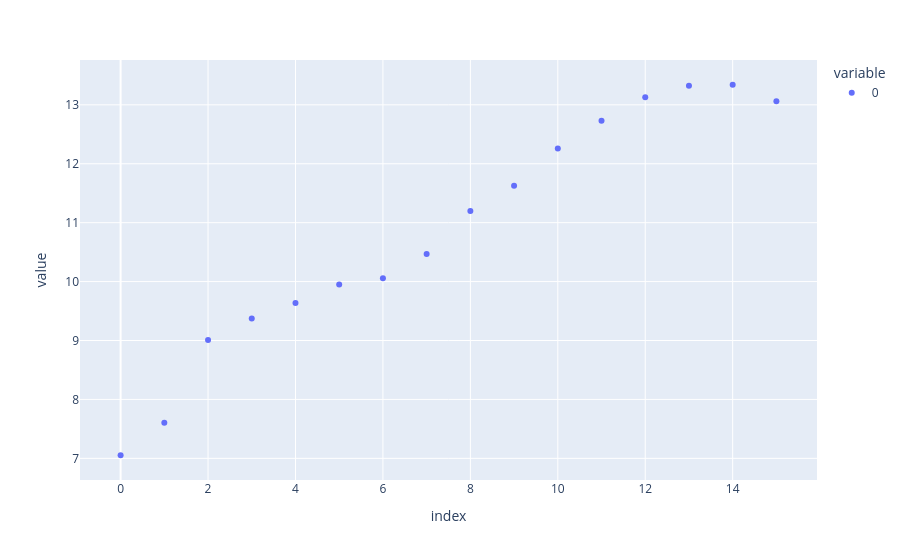

The cell this chart's notebook holds for it:
### Code cell
px.scatter(Rg_05_heat)

### Figure 1 — Plotly figure (JSON) as saved in the notebook; plotly's stock layout.template omitted (floating-point values rounded to 4 significant figures)
{"data": [{"hovertemplate": "variable=0<br>index=%{x}<br>value=%{y}<extra></extra>", "legendgroup": "0", "marker": {"color": "#636efa", "symbol": "circle"}, "mode": "markers", "name": "0", "orientation": "v", "showlegend": true, "type": "scatter", "x": [0, 1, 2, 3, 4, 5, 6, 7, 8, 9, 10, 11, 12, 13, 14, 15], "xaxis": "x", "y": [7.053, 7.602, 9.009, 9.375, 9.637, 9.95, 10.05, 10.47, 11.2, 11.63, 12.26, 12.73, 13.13, 13.32, 13.34, 13.06], "yaxis": "y"}], "layout": {"legend": {"title": {"text": "variable"}, "tracegroupgap": 0}, "margin": {"t": 60}, "xaxis": {"anchor": "y", "domain": [0, 1], "title": {"text": "index"}}, "yaxis": {"anchor": "x", "domain": [0, 1], "title": {"text": "value"}}}}
